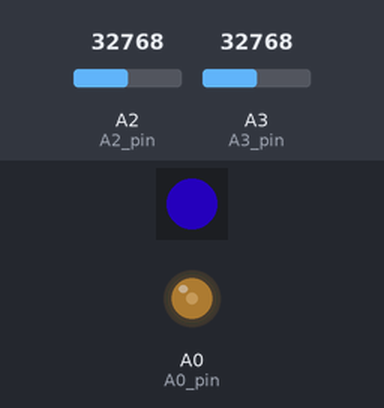
A program run on a simulated CircuitPython board. On the bench: 1 RGB LEDs in strip order, left to right, output pins drawn as LEDs (lit = HIGH). The inputs (shaded band) are chosen by the test bench; at power-on: A2 (A2_pin) = 32768, A3 (A3_pin) = 32768 (analog values on the 0–65535 scale). Dim RGB values are drawn brighter than linear; what the program prints to the serial console is not drawn. At 4.0 s the program ends and the board releases its pins; the recording ends there.

Above: at 0.1 s.
Timing chart, 0 to 1.6 s (numbered marks = the images above):
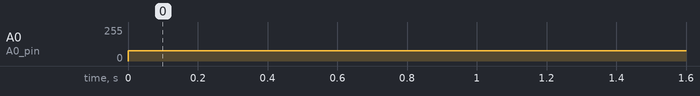

The program:

lab_3.py
```python
' ME473 lab1.py basic example for reading and writing voltages, 9/25/2024'

# to run this code, first copy pyboard.py into the same directory as this file.
# then run this program as follows:
# windows: find which COM port, e.g. COM16, by going to device manager->Ports
#    python pyboard.py --device COM<x> lab1.py
# Mac:
#    python pyboard.py --device /dev/tty.usbmodem* lab1.py
# Linux: (if this won't work and you're running linux, figure it out yourself)
#    python pyboard.py --device /dev/ttyUSB2 lab1.py


import time, board
import math # example usage: math.sin(x), math.sqrt(x), math.pi
from analogio import AnalogOut, AnalogIn
import adafruit_dotstar                     # driver for color LED

###################################################
# hardware configuration and helper functions
Vfs = 3.3                                   # volts, the full-scale output range
A0_pin = AnalogOut(board.A0)                # configure pin for output
A1_pin = AnalogOut(board.A1)                # configure pin for output
A2_pin = AnalogIn(board.A2)                 # configure pin for input
A3_pin = AnalogIn(board.A3)                 # configure pin for input
led = adafruit_dotstar.DotStar(board.APA102_SCK, board.APA102_MOSI, 1)

def get_voltage(pin):
    return pin.value / 65536 * Vfs

def set_voltage(pin, voltage):
    pin.value = int(voltage/Vfs * 65535)  # pin.value must be an int
    return voltage


###################################################
# parameters
                                  # [s] *approximate* sample period
###################################################
Ts = 0.005
Tfinal = 4
# run the experiment!
t0_ns = time.monotonic_ns() # [ns] time measured in nanoseconds
while True: # infinite loop until break statement
    t = (time.monotonic_ns() - t0_ns) * 10**-9

    # check if it's time to stop; break out of infinite loop if it is
    if t > Tfinal: break

    # send out voltage
    V_A0 = 1 # NA
    A0_V = set_voltage(A0_pin, V_A0)

    # read voltage
    A2_V = get_voltage(A2_pin)
    A3_V = get_voltage(A3_pin)

    # set LED brightness proportional to output voltage
    led[0] = (int(A0_V/Vfs * 50), 0, int(A0_V/Vfs * 255))

    print('%2.4f %1.3f %1.3f  %1.3f'%(t, A0_V, A2_V, A3_V))

    time.sleep(Ts - 0.002)
```

Measured:
- by itself, A0 (A0_pin): 0/255 → 77/255 at 0.00 s
